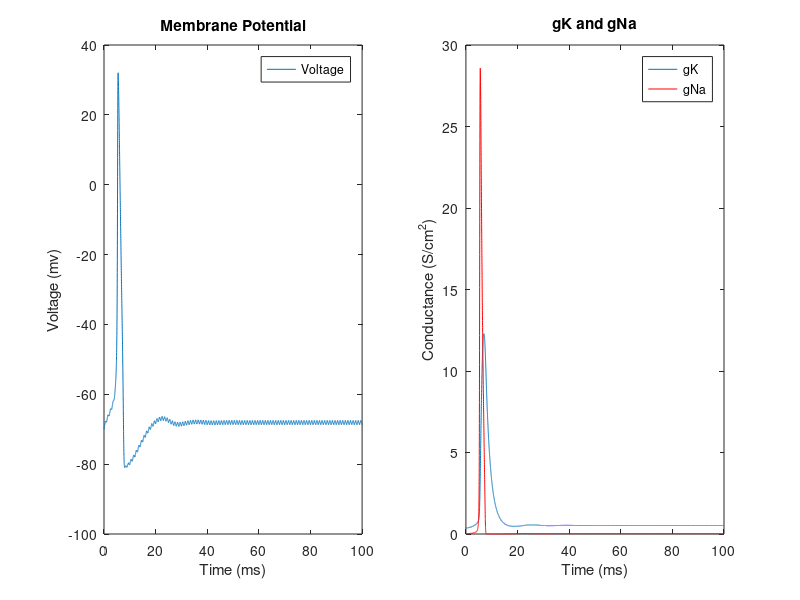

Write the MATLAB code that produced this figure.
%Timecourse - Simulation time with timesteps 
simulT = 100; %miliseconds
dT = .01;  %Time Interval
t= 0:dT:simulT;  %Starting from 0 to 100 at timestep of dT


%Injected Current ( affects the change in voltage) - Step Pulse 
I = zeros(1, length(t))
%gives step function at I
for j = 1:50:(length(t)-1)./2
    I(1, (2.*j)-1:(2.*j)+50) = 5  %indexing- I as a step function: certain intervals
    %with 5 and the rest of the regions with 0 impulse injected. 
    %Sarted with an impulse of 5 at time 0, lasting for 0.5 miliseconds and come back to 0.
end


%Parameter Constants (Provided in the Modeling Phase1 document)
gbar_K = 36;   %maximum Conductance of K+
gbar_Na = 120; %maximum Conductance of Na+
gbar_L = 0.3; %maximum Conductance of Leakage
E_K = -12; %Nernst Voltage of K+
E_Na = 115; %Nernst Voltage of NA+
E_L = 10.6; %Nernst Voltage of Leakage
C_m = 1; %Membrane Capacitance

%Initial Condition & Gating Variables (Provided in the Modeling Phase1 document)
V_m = 0;    %initial voltage set to zero

%gating variables have no units
alpha_m = 0.1 * ( (25-V_m) / (exp((25-V_m)/10)-1) ); %probability of alpha_m 
beta_m = 4 * exp(-V_m/18); %probability of beta_m 
alpha_n = 0.01 * ( (10-V_m) / (exp((10-V_m)/10)-1) ); %probability of alpha_n 
beta_n = 0.125 * exp(-V_m/80) ; %probability of beta_n
alpha_h = 0.07 * exp(-V_m/20) ;  %probability of alpha_h 
beta_h = 1/ (exp((30-V_m)/10) +1); %probability of beta_h 

m(1) = alpha_m / (alpha_m + beta_m); %probability of channel open and let ions flow for m
n(1) = alpha_n / (alpha_n + beta_n);%probability of channel open and let ions flow for n
h(1) = alpha_h / (alpha_h + beta_h);%probability of channel open and let ions flow for h

for i = 1:length(t)-1 %For indexing until 10000, one has to substract 1.
    %for loop is used to take information from previous timestep and also
    %multiplying timestep by given function and constant.
    %Gating variables at each timestep 
    %The same gating variables listed above. The variables are calculated
    %at each timestep.
    alpha_m(i) = 0.1 * ( (25-V_m(i)) / (exp((25-V_m(i))/10)-1) ); 
    beta_m(i) = 4 * exp(-V_m(i)/18);
    alpha_n(i) = 0.01 * ( (10-V_m(i)) / (exp((10-V_m(i))/10)-1) );
    beta_n(i) = 0.125 * exp(-V_m(i)/80) ;
    alpha_h(i) = 0.07 * exp(-V_m(i)/20) ; 
    beta_h(i) = 1/ (exp((30-V_m(i))/10) +1);
    
    %Currents (Provided in the Modeling Phase1 document)
    I_Na = (m(i)^3 * gbar_Na * h(i) * (V_m(i) - E_Na)); %Current for Na+ ions
    I_K = (n(i)^4 * gbar_K * (V_m(i) - E_K));%Current for K+ ions
    I_L = gbar_L * (V_m(i) - E_L);%Current for leakage
    I_ion = I(i) - I_K - I_Na - I_L;%Current for ions
    
    %First order approximation using Euler's Method
    V_m(i+1) = V_m(i) + dT * I_ion/C_m;
    n(i+1) = n(i) + dT * (alpha_n(i) * (1-n(i)) - beta_n(i) * n(i));
    m(i+1) = m(i) + dT * (alpha_m(i) * (1-m(i)) - beta_m(i) * m(i));
    h(i+1) = h(i) + dT * (alpha_h(i) * (1-h(i)) - beta_h(i) * h(i));
    %The values of n(i+1), m(i+1), and h(i+1) are dependent on the previous
    %values of n(i), m(i), and h(i) respectively. 
    %These correspond to the derivates listed on the Modeling Phase1
    %document

    
end

V_m = V_m - 70;   %The resting membrane potential is set by subtracting 70mV from the
%intial voltage value

%Plot Membrane Potential.
subplot(1, 2, 1)  %Refer to the left figure  
plot (t, V_m)  %Plot membrane voltage over duration of time 
legend ({'Voltage'}) % Boxed fonts representing the line of graph
xlabel('Time (ms)')  %X-axis with Time in miliseconds
ylabel('Voltage (mv)') %Y-axis with Voltage in milivolts
title('Membrane Potential') % Title of the graph

%Plot Conductances.
subplot(1, 2, 2) %Refer to the right figure 
P1 = plot(t,gbar_K * n.^4); %Plot K+ conductance over duration of time
hold on %Allow to hold two distinguished lines on the same graph.
P2 = plot(t, gbar_Na * (m.^3).*h, 'r'); %Plot Na+ conductance over duration of time
legend([P1,P2], 'gK', 'gNa') % Boxed fonts representing each line of graph
xlabel('Time (ms)')   %X-axis with Time in miliseconds
ylabel('Conductance (S/cm^2)') %Y-axis with Conductance in S/cm^2
title ('gK and gNa')  % Title of the graph